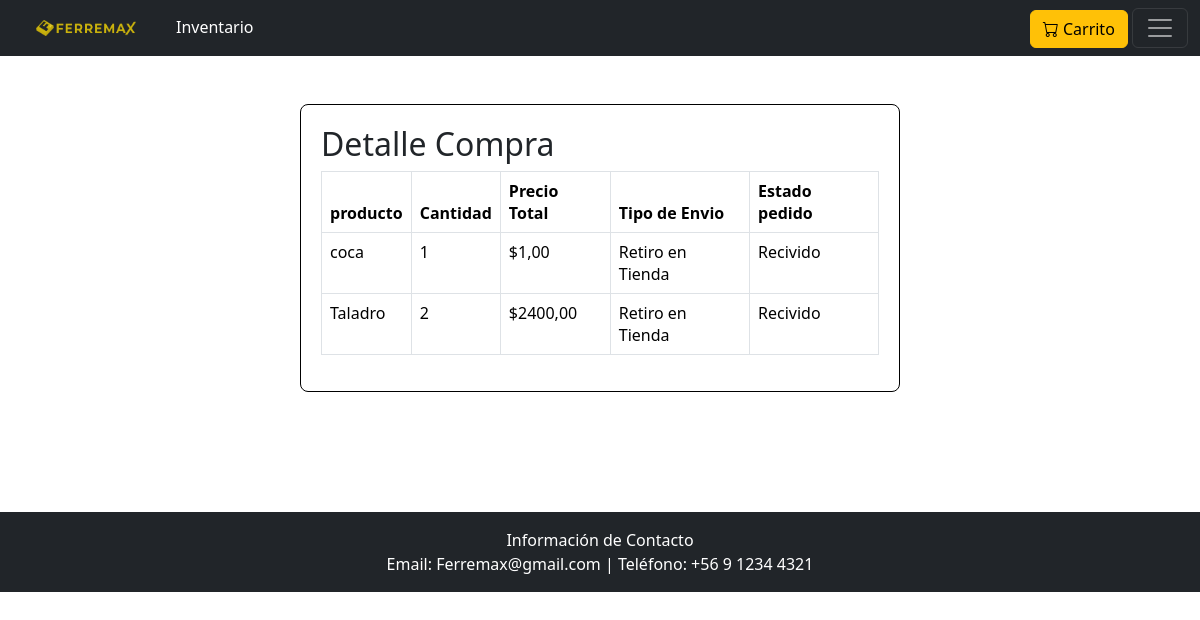
Page /DetalleCompra/15/ (signed in) on the earlier database version.
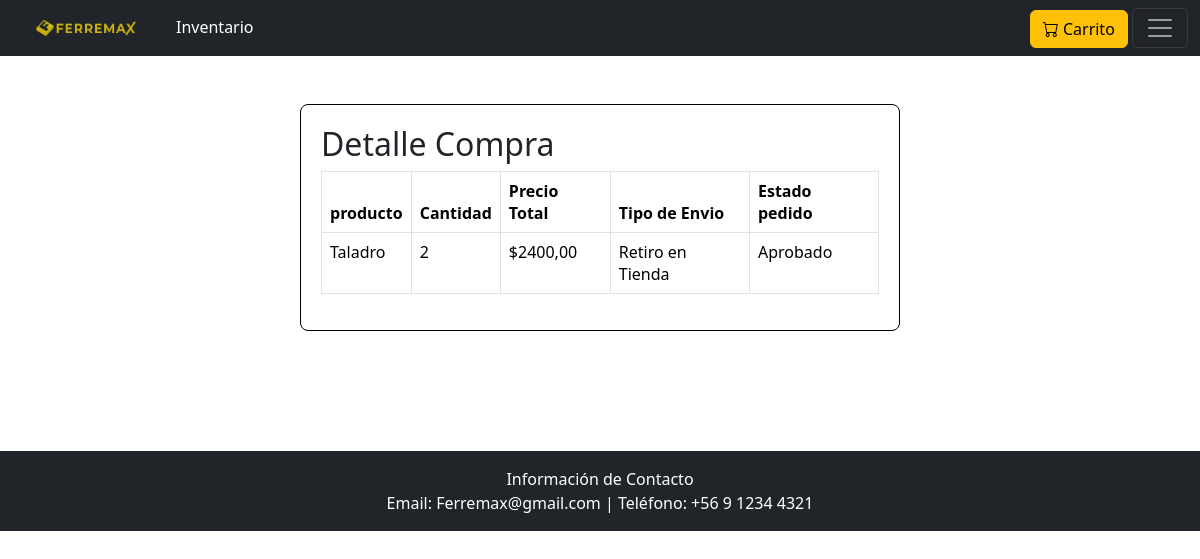
Same page on the later database version.
### myapp/models.py (models this page shows, shortened)
class DetalleVenta(models.Model):
    venta = models.ForeignKey(Venta, related_name='detalle', on_delete=models.CASCADE)
    producto = models.CharField(max_length=100)
    cantidad = models.PositiveIntegerField()
    precioTotal = models.DecimalField(max_digits=10, decimal_places=2)
    tipoenvio = models.IntegerField(choices=TIPO_ENVIO_CHOICES, default=0)

class Venta(models.Model):
    cliente = models.ForeignKey(settings.AUTH_USER_MODEL, on_delete=models.CASCADE)
    fecha = models.DateTimeField(auto_now_add=True)
    direcion= models.CharField(max_length=255)
    estadopedido=models.IntegerField(choices=ESTADOS_PEDIDO, default=0)
    paypal_transaction_id = models.CharField(max_length=100)

### myapp/views.py (the view)
# urls.py: path('DetalleCompra/<int:venta_id>/', views.DetalleVentaUsuario, name='DetalleVentaUsuario'),
def DetalleVentaUsuario(request, venta_id):
    try:
        venta = get_object_or_404(Venta, id=venta_id,cliente=request.user)
        detalles = venta.detalle.all()
    except Http404:
        return render(request, 'detallespedidosUsuario.html')
    return render(request, 'detallespedidosUsuario.html', {
        'venta': venta,
        'detalles': detalles
    })

### myapp/Templates/detallespedidosUsuario.html (shortened to what this page needs)
{% extends 'plantillabase.html' %}
{% block content %}
<div style="width: 50%; margin-left: 25%; margin-block-end: 10%; margin-top: 4%; border: 1px solid #000000; border-radius: 8px; padding: 20px;">
    {% if venta %}
    <h2>Detalle Compra </h2>
    <table class="table table-bordered">
        <thead>
            <tr>
                <th>producto</th>
                <th>Cantidad</th>
                <th>Precio Total</th>
                <th>Tipo de Envio</th>
                <th>Estado pedido</th>
            </tr>
        </thead>
        {% for item in detalles %}
        <tbody>
            <tr>
                <td>{{ item.producto }}</td>
                <td>{{ item.cantidad }}</td>
                <td>${{ item.precioTotal }}</td>
                <td>{% if item.tipoenvio == 0 %}Retiro en Tienda{% else %}Entrega a Domicilio{% endif %}</td>
                <td>{{ item.venta.get_estadopedido_display }}</td>
        </tbody>
        {% endfor %}
    </table>
    {% else %}
    <div class="text-center">
        <h1>No es tu compra</h1>
    </div>
    {% endif %}
</div>
{% endblock %}

Differences in the rows shown:
removed DetalleVenta: producto "coca", cantidad "1", precioTotal "1,00", tipoenvio "Retiro en Tienda", venta.estadopedido "Recivido"
changed through a linked row, DetalleVenta "Taladro": venta.estadopedido "Recivido" → "Aprobado"
